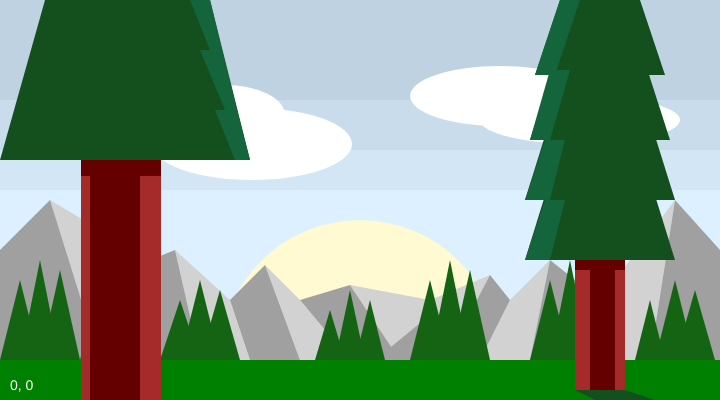
Frame 1 (no input)
Frame 60 (no input): identical to frame 1, image omitted
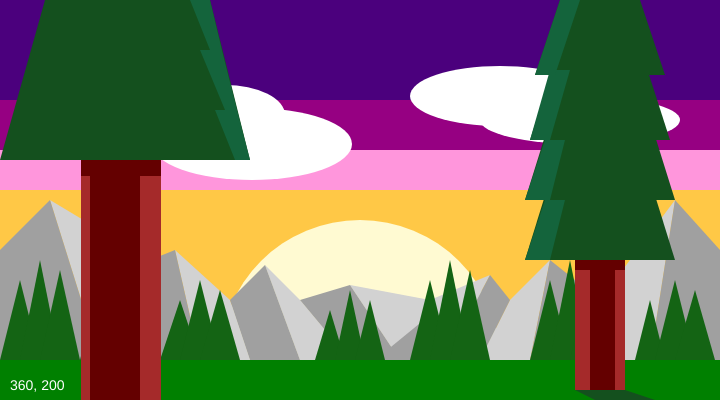
Frame 120 (the mouse pressed at the canvas centre since frame 60)

The p5.js sketch that drew these frames (run headless with seeded random() and noise() and a simulated clock; from frame 60 on, the mouse is pressed at the canvas centre):

// p5.js sketch
// ── sketch.js
function setup() {
  //Sets the screen to be 720 pixels wide and 400 pixels high
  createCanvas(720, 400);
}

function draw() {
  noStroke(); //no line around shapes //stroke(255,0,0); //strokeWeight(10);

  //sky
  if (mouseIsPressed) {
  background(255, 200, 70);
  fill(75, 0, 125);
  rect(0, 0, 720, 100);
    fill(150, 0, 130);
    rect(0, 100, 720, 50);
      fill(255, 150, 220);
      rect(0, 150, 720, 40);
  } else {
  background(220, 240, 255);
  fill(190, 210, 225); //color for everything underneath, until it hits another 'fill'
  rect(0, 0, 720, 100);
    fill(200, 220, 235);
    rect(0, 100, 720, 50);
      fill(210, 230, 245);
      rect(0, 150, 720, 40);
  }
  fill(255,250,210);
  arc(360, 360, 280, 280, PI, TWO_PI);

  //clouds
  fill(255);
  ellipse(252, 144, 200, 72);
    ellipse(225, 115, 120, 60);
  ellipse(500, 96, 180, 60);
    ellipse(580, 120, 200, 48);


  //mountains light
  fill(210);
  quad(50, 200, 150, 260, 150, 360, 100, 360);
    quad(175, 250, 230, 300, 250, 360, 200, 360);
      quad(265, 265,300, 300, 350, 360, 300, 360);
        quad(350, 285, 430, 300, 430, 360, 400, 360);

       quad(430, 300, 490, 275, 445, 360, 430, 360);
     quad(510, 300, 550, 260, 530, 360, 480, 360);
  quad(600, 300, 675, 200, 650, 360, 600, 360);

  //mountains dark
  fill(160);
  quad(0, 250, 50, 200, 100, 360, 0, 360);
    quad(150, 260, 175, 250, 200, 360, 150, 360);
      quad(230, 300, 265, 265, 300, 360, 250, 360);
        quad(300, 300, 350, 285, 400, 360, 350, 360);
          triangle(430, 315, 460, 360, 375, 360);
       quad(490, 275, 510, 300, 480, 360, 445, 360);
     quad(550, 260, 600, 300, 600, 360, 530, 360);
  quad(675, 200, 720, 250, 720, 360, 650, 360);

  //forest front
  fill(20,100,20);
  triangle(20, 280, 40, 360, 0, 360);
  triangle(40, 260, 60, 360, 20, 360);
  triangle(60, 270, 80, 360, 40, 360);
    triangle(100, 280, 120, 360, 80, 360);
    triangle(120, 260, 140, 360, 100, 360);
    triangle(140, 270, 160, 360, 120, 360);
      triangle(180, 300, 200, 360, 160, 360);
      triangle(200, 280, 220, 360, 180, 360);
      triangle(220, 290, 240, 360, 200, 360);
        triangle(330, 310, 345, 360, 315, 360);
        triangle(350, 290, 365, 360, 335, 360);
        triangle(370, 300, 385, 360, 355, 360);
  triangle(430, 280, 450, 360, 410, 360);
  triangle(450, 260, 470, 360, 430, 360);
  triangle(470, 270, 490, 360, 450, 360);
    triangle(550, 280, 570, 360, 530, 360);
    triangle(570, 260, 590, 360, 550, 360);
    triangle(590, 270, 610, 360, 570, 360);
      triangle(650, 300, 665, 360, 635, 360);
      triangle(675, 280, 695, 360, 655, 360);
      triangle(695, 290, 715, 360, 675, 360);

  //grass
  fill('green');
  rect(0, 360, 720, 40);

  //midground tree
  fill('brown');
  rect(575, 260, 50, 130);

  fill(100,0,0);
  rect(575, 260, 50, 10);
  rect(590, 260, 25, 130);

  fill(20,80,30);
  quad(575, 390, 625, 390, 655, 400, 595, 400);

  fill(20,80,30);
  triangle(600, 18, 525, 260, 675, 260);
  quad(575, 40, 625, 40, 675, 200, 525, 200);
    quad(575, 0, 625, 0, 670, 140, 530, 140);
      quad(560, 0, 640, 0, 665, 75, 535, 75);

  fill(20,100,60);
  quad(545, 200, 565, 200, 550, 260, 525, 260);
    quad(545, 140, 565, 140, 550, 200, 525, 200);
      quad(550, 70, 570, 70, 550, 140, 530, 140);
        quad(560, 0, 580, 0, 555, 75, 535, 75);


  //foreground tree
  fill('brown');
  rect(81, 151, 80, 250);

  fill(100,0,0);
  rect(81, 151, 80, 25);
  rect(90, 151, 50, 250);

  fill(20,80,30);
  quad(45, 0, 210, 0, 250, 160, 0, 160);

  fill(20,100,60);
  quad(190, 0, 210, 0, 222, 50, 210, 50);
  quad(200, 50, 222, 50, 237, 110, 225, 110);
  quad(215, 110, 237, 110, 250, 160, 235, 160);

  fill('white');
  textSize(14);
  text(mouseX + ", "+ mouseY, 10, 390);
}

function mouseReleased() {
  print(mouseX + ", "+ mouseY);
}
